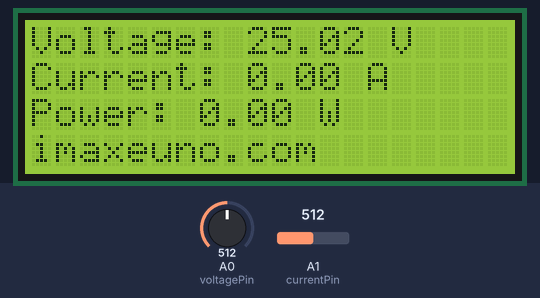
A sketch run on a simulated Arduino Uno, built with avr-gcc and run on an emulated ATmega328P. On the bench: 20×4 character LCD. The test bench sets the inputs (shaded band); at power-on: A0 (voltagePin) = 512, A1 (currentPin) = 512.

Above: at 3.2 s.
3.3 s: A0 (voltagePin) set to 716
At 4.8 s:
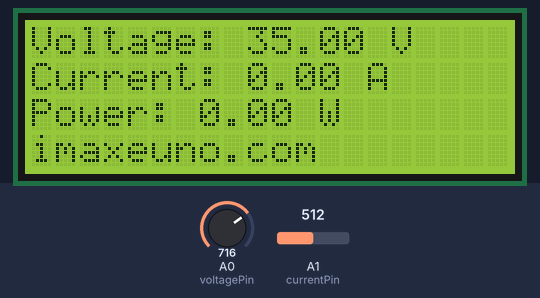
5.6 s: A1 (currentPin) set to 716
At 7.2 s:
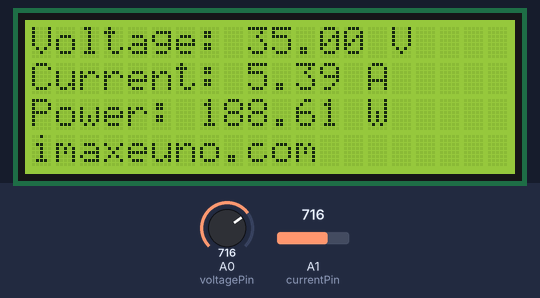
7.6 s: A0 (voltagePin) set to 900
At 9.3 s:
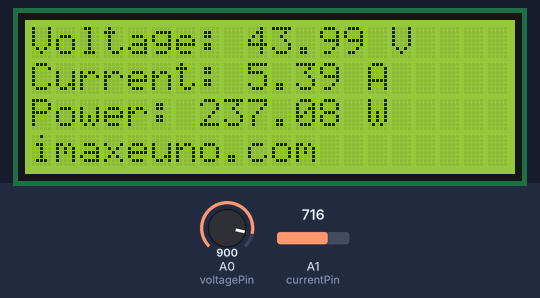
9.6 s: A1 (currentPin) set to 900
At 10.7 s:
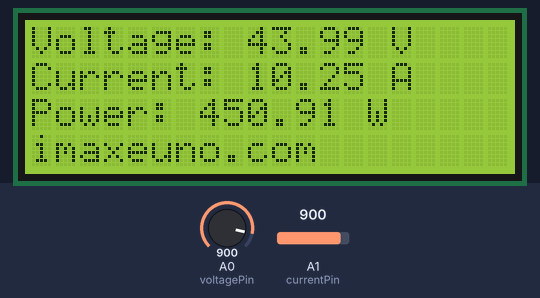
11.6 s: A0 (voltagePin) set to 1023
At 13.1 s:
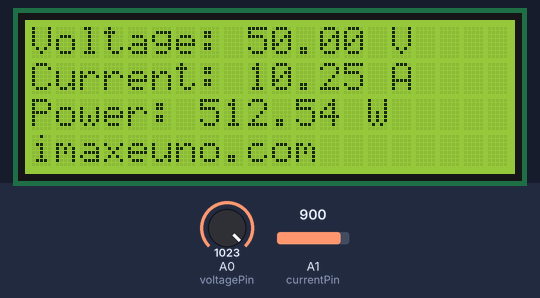
13.6 s: A1 (currentPin) set to 1023
At 15.5 s:
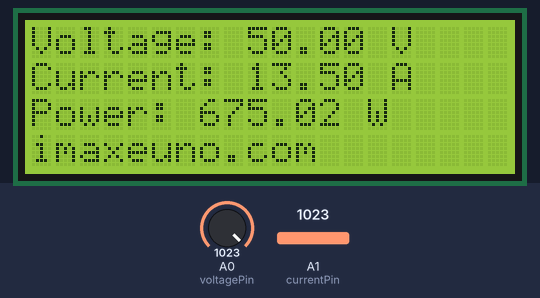
Timing chart, 0 to 16.7 s (numbered marks = the images above; inputs shaded):
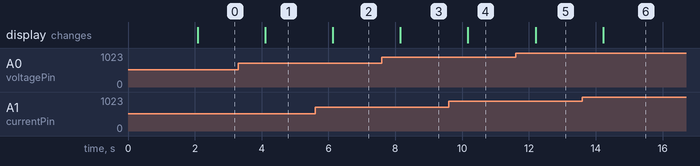

The sketch:

Power_Monitor_by_Imaxeuno.ino
```cpp
// (licence header left out)
#include <LiquidCrystal.h>

// LCD pins: RS->7, E->6, D4->5, D5->4, D6->3, D7->2
LiquidCrystal lcd(7, 6, 5, 4, 3, 2);

const int voltagePin = A0;
const int currentPin = A1;

void setup() {
  lcd.begin(20, 4);
  lcd.clear();
  lcd.setCursor(0, 0);
  lcd.print("Power Monitor v1.0");
  lcd.setCursor(0, 1);
  lcd.print("by Chinedu Ifediora");
  delay(2000);
}

void loop() {
  // Read analog values
  int rawVoltage = analogRead(voltagePin);
  int rawCurrent = analogRead(currentPin);

  // Convert to real-world values
  float voltage = rawVoltage * (5.0 / 1023.0) * 10.0;  // Assume voltage divider
  float current = (rawCurrent - 512) * (5.0 / 1023.0) / 0.185; // ACS712 5A = 185mV/A

  float power = voltage * current;

  // Display
  lcd.clear();
  lcd.setCursor(0, 0);
  lcd.print("Voltage: ");
  lcd.print(voltage, 2);
  lcd.print(" V");

  lcd.setCursor(0, 1);
  lcd.print("Current: ");
  lcd.print(current, 2);
  lcd.print(" A");

  lcd.setCursor(0, 2);
  lcd.print("Power: ");
  lcd.print(power, 2);
  lcd.print(" W");

  lcd.setCursor(0, 3);
  lcd.print("imaxeuno.com");

  delay(1000);
}
```

Measured:
- after the input at 3.3 s, the display: changes after 0.80 s (image 1)
- after the input at 5.6 s, the display: changes after 0.53 s (image 2)
- after the input at 7.6 s, the display: changes after 0.55 s (image 3)
- after the input at 9.6 s, the display: changes after 0.57 s (image 4)
- after the input at 11.6 s, the display: changes after 0.60 s (image 5)
- after the input at 13.6 s, the display: changes after 0.62 s (image 6)
